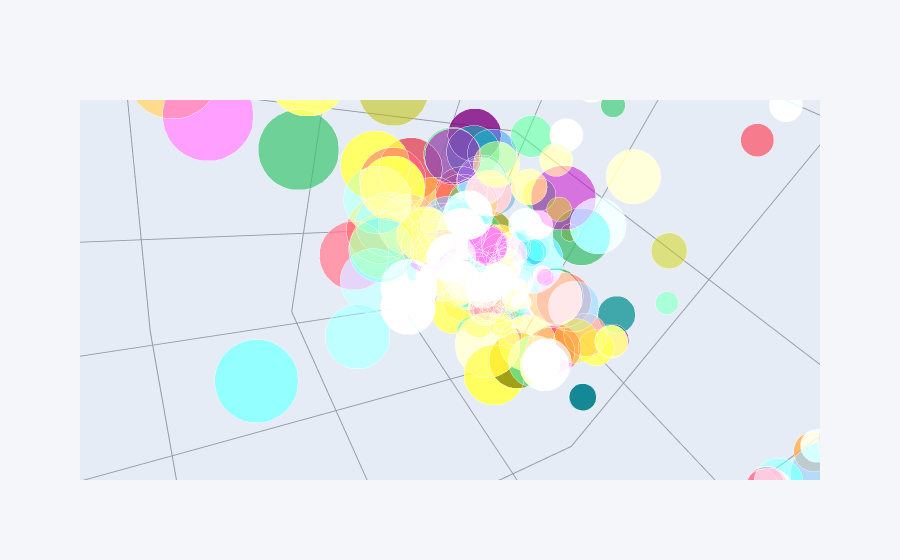

Notebook source saved alongside this figure:
### Code cell
df1.iplot(x ='total_bill' , y = 'tip' ,z ='size' ,size = 'tip' ,kind = 'bubble3d')

### Figure 1 — Plotly figure (JSON) as saved in the notebook; plotly's stock layout.template omitted (floating-point values rounded to 4 significant figures; data arrays with more than 128 entries replaced by an {"elided": "..."} marker saying what was removed)
{"data": [{"marker": {"color": {"elided": "244 str values"}, "opacity": 0.8, "size": {"elided": "244 int values"}, "symbol": "circle"}, "mode": "markers", "text": {"elided": "244 str values"}, "type": "scatter3d", "x": {"elided": "244 float values"}, "y": {"elided": "244 float values"}, "z": {"elided": "244 int values"}}], "layout": {"autosize": true, "legend": {"bgcolor": "#F5F6F9", "font": {"color": "#4D5663"}}, "paper_bgcolor": "#F5F6F9", "plot_bgcolor": "#F5F6F9", "scene": {"aspectmode": "auto", "aspectratio": {"x": 1, "y": 1, "z": 1}, "camera": {"center": {"x": 0, "y": 0, "z": 0}, "eye": {"x": 0.07873, "y": 0.07873, "z": 0.07873}, "projection": {"type": "perspective"}, "up": {"x": 0.9506, "y": 0.2429, "z": -0.1935}}, "xaxis": {"gridcolor": "#9499A3", "showgrid": true, "tickfont": {"color": "#4D5663"}, "title": {"font": {"color": "#4D5663"}, "text": ""}, "type": "linear", "zerolinecolor": "#9499A3"}, "yaxis": {"gridcolor": "#9499A3", "showgrid": true, "tickfont": {"color": "#4D5663"}, "title": {"font": {"color": "#4D5663"}, "text": ""}, "type": "linear", "zerolinecolor": "#9499A3"}, "zaxis": {"gridcolor": "#9499A3", "showgrid": true, "tickfont": {"color": "#4D5663"}, "title": {"font": {"color": "#4D5663"}, "text": ""}, "type": "linear", "zerolinecolor": "#9499A3"}}, "title": {"font": {"color": "#4D5663"}}}}
